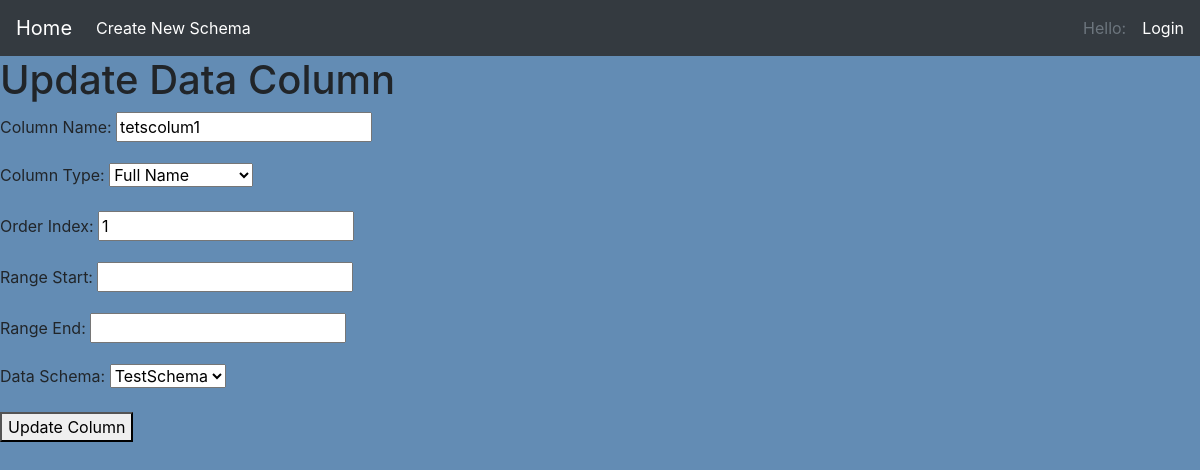
Screenshot of /data_update/1/ with the database file from the repository.
### src/models.py (models this page shows, shortened)
class BaseModel(models.Model):
    create_datetime = models.DateTimeField(verbose_name="Creation Datetime", null=True, auto_now_add=True)
    last_update = models.DateTimeField(verbose_name="Last Update Datetime", null=True, auto_now=True)
    class Meta:
        abstract = True

class DataColumn(BaseModel):
    TYPES = (
        ('full_name', 'Full Name'),
        ('job', 'Job'),
        ('email', 'Email'),
        ('domain_name', 'Domain Name'),
        ('phone_number', 'Phone Number'),
        ('company_name', 'Company Name'),
        ('text', 'Text'),
        ('integer', 'Integer'),
        ('address', 'Address'),
        ('date', 'Date'),
    )
    column_name = models.CharField(max_length=255, default='', verbose_name="Column Name")
    column_type = models.CharField(choices=TYPES, default='full_name', max_length=255, verbose_name="Column Type")
    data_schema = models.ForeignKey(to='src.DataSchema', on_delete=models.CASCADE, default=None,
                                    related_name="datacolumn",
                                    verbose_name="Data Schema")
    order_index = models.PositiveSmallIntegerField(default=0, verbose_name="Order Index")
    range_start = models.IntegerField(blank=True, null=True, verbose_name="Range Start")
    range_end = models.IntegerField(blank=True, null=True, verbose_name="Range End")
    class Meta:
        verbose_name = "Data Column"
        verbose_name_plural = "Data Columns"

### src/views.py (the view, shortened to what this page needs)
# urls.py: path("data_update/<int:pk>/", DataColumnUpdateView.as_view(), name='data_update'),
class DataColumnUpdateView(UpdateView):
    model = DataColumn
    form_class = DataColumnForm
    template_name = 'data_column_update.html'

### src/forms.py
class DataColumnForm(forms.ModelForm):
    class Meta:
        model = DataColumn
        fields = ('column_name', 'column_type', 'order_index', 'range_start', 'range_end', 'data_schema')

### src/models.py (called while the page is built)
    def __str__(self):
        return self.name

### src/templates/data_column_update.html (shortened to what this page needs)
{% extends 'base.html' %}
{% block content %}
  <h1>Update Data Column</h1>
  <form method="post">
    {{ form.as_p }}
    <button type="submit">Update Column</button>
  </form>
{% endblock %}

### src/templates/base.html (style rules this page uses)
body { background-color: #638CB4; }

### rows the page displays
DataColumn: column_name "tetscolum1", column_type "Full Name", order_index "1", data_schema "TestSchema"
